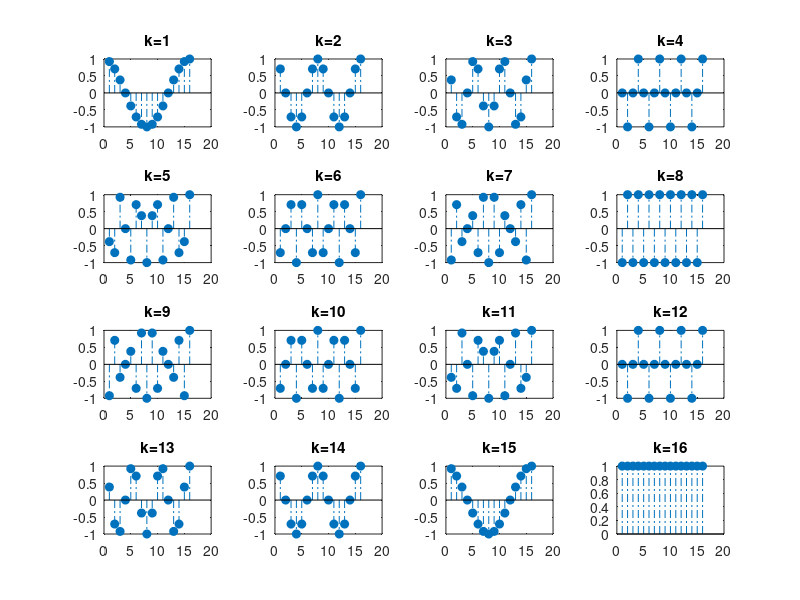

Write the MATLAB code that produced this figure.
%% task 1
close all

figure('name','Plots of cos(2pi*k*x/N) Plots');
N = 16;

idx = 1;
for k=1:16
    hold on
    h = subplot(4,4,idx);
    fplot(@(x) cos((2*pi()*k/N)*x), [0, 16])
    stem(cos((2*pi()*k/N)*(1:16)),'fill','-.');
    hold off
    title(strcat('k=',num2str(idx)))
    idx = idx + 1;
end

